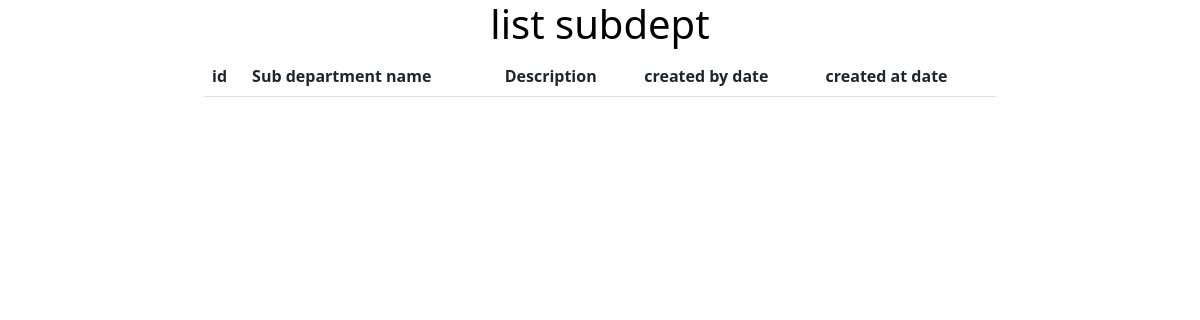
The page /list_sub (signed in) on the database as committed earlier.
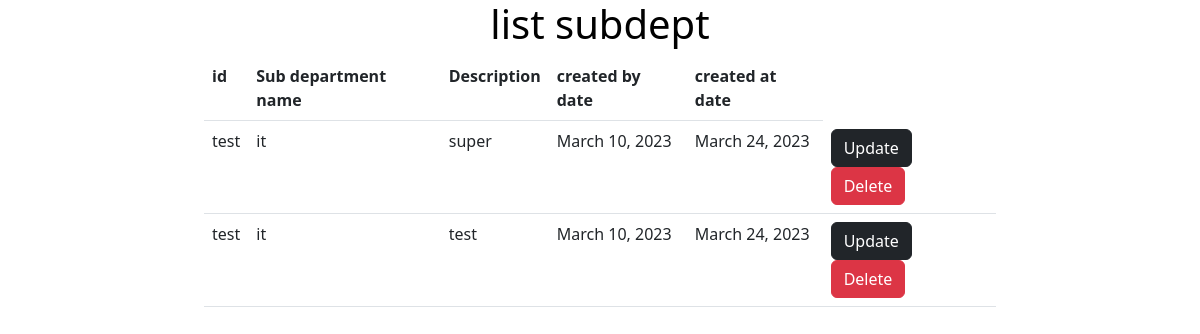
The same page on the database as committed later.
### empweb/models.py (models this page shows, shortened)
class SubDepartmentmaster(models.Model):
    sub_department_id=models.AutoField(primary_key=True)
    department_id=models.ForeignKey(Departmentmaster, on_delete=models.CASCADE)
    sub_department_name=models.CharField(max_length=110)
    description=models.CharField(max_length=100)
    created_by_date=models.DateField()
    created_at_date=models.DateField(auto_now_add=True)

class Departmentmaster(models.Model):
    department_id=models.AutoField(primary_key=True)
    department_name=models.CharField(max_length=100)
    description=models.CharField(max_length=100)
    created_by_date=models.DateField()
    created_at_date=models.DateField(auto_now_add=True)
    def __str__(self):
        return self.department_name

### empweb/views.py (the view)
# urls.py: path("list_sub",SubdeptListView.as_view(),name="list_sub"),
@method_decorator(decs,name="dispatch")
class SubdeptListView(ListView):
    template_name="list_sub.html"
    model=SubDepartmentmaster
    def get(self,request,*args,**kw):
        data=SubDepartmentmaster.objects.all()
        context={"data":data}
        return render(request,'list_sub.html',context)

### empweb/views.py (called while the page is built)
def signin_required(fn):
    def wrapper(request,*args,**kw):
        if not request.user.is_authenticated:
            return redirect("signin")
        else:
            return fn(request,*args,**kw)
    return wrapper

### empweb/templates/list_sub.html (shortened to what this page needs)
<!DOCTYPE html>
{%load static%}
<html lang="en">
<head>
    <link href="https://cdn.jsdelivr.net/npm/bootstrap@5.3.0-alpha1/dist/css/bootstrap.min.css" rel="stylesheet">
    <link rel="stylesheet" href="{%static 'css/list_sub.css'%}">
</head>
<body>
<div class="row">
<div class="col-2"></div>
<div class="col-8">
    <h1>list subdept</h1>
    <table class="table">
        <tr>
            <th>id</th>
            <th>Sub department name</th>
            <th>Description</th>
            <th>created by date </th>
            <th>created at date</th>
        </tr>
        {%for d in data%}
        <tr>
            <td>{{d.department_id}}</td>
            <td>{{d.sub_department_name}}</td>
            <td>{{d.description}}</td>
            <td>{{d.created_by_date}}</td>
            <td>{{d.created_at_date}}</td>
            <td>
                <a href="{%url 'sub_update' d.sub_department_id%}"><button type="submit" class="btn btn-dark">Update</button></a>
                <a href="{%url 'sub_delete' d.sub_department_id%}"><button type="submit" class="btn btn-danger">Delete</button></a>
            </td>
        </tr>
        {%endfor%}
     </table>
</div>
<div class="col-2"></div></div>
</body>
</html>

Rows that differ between the two databases and show on the page:
added SubDepartmentmaster: department_id "test", sub_department_name "it", description "super", created_by_date "March 10, 2023", created_at_date "March 24, 2023"
added SubDepartmentmaster: department_id "test", sub_department_name "it", description "test", created_by_date "March 10, 2023", created_at_date "March 24, 2023"
